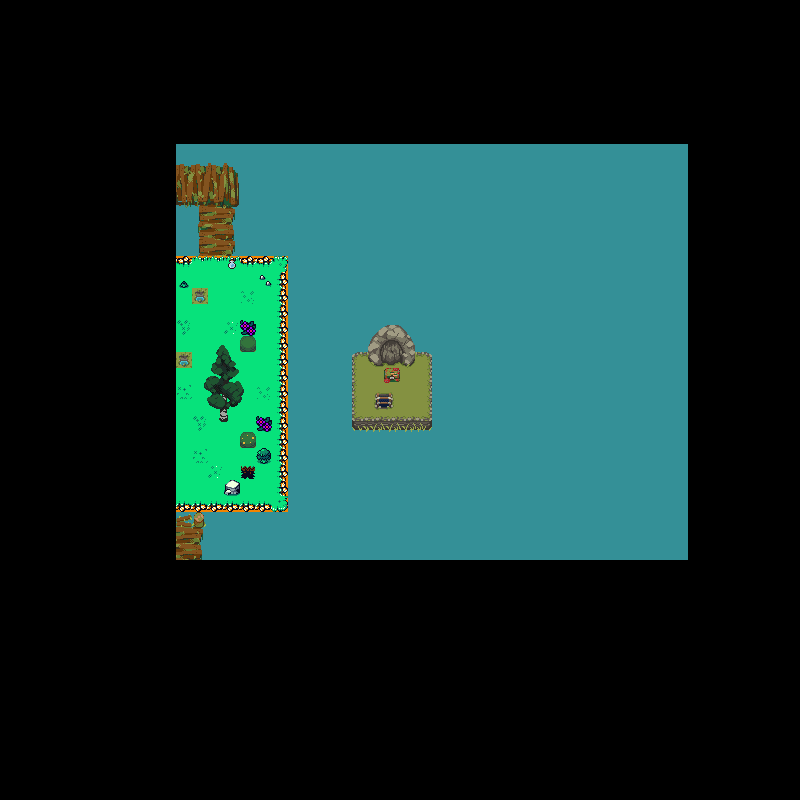

Rendered tile map (Tiled .tmx) drawn with the repository's tilesets; below, a short description and the map source with its tile grids summarised:
An orthogonal 50x50 tile map with 16x16 px tiles, 5 tile layers (background, platforms2, platforms, decorations, ...), 8 tilesets and 11 objects (9x collision, exit_dungeon_2, spawn_dungeon_2).

<map version="1.10" tiledversion="1.10.2" orientation="orthogonal" renderorder="right-down" width="50" height="50" tilewidth="16" tileheight="16" infinite="0" nextlayerid="11" nextobjectid="12">
 <tileset firstgid="1" source="tileset itens.tsx" />
 <tileset firstgid="29" source="Forest Props.tsx" />
 <tileset firstgid="1139" source="Trees.tsx" />
 <tileset firstgid="1931" source="Forest Structures.tsx" />
 <tileset firstgid="2503" name="Forest Cliff" tilewidth="16" tileheight="16" tilecount="192" columns="12">
  <image source="Forest Cliff.png" trans="000000" width="192" height="256" />
 </tileset>
 <tileset firstgid="2695" source="tilseset outside.tsx" />
 <tileset firstgid="2875" source="Water Tileset.tsx" />
 <tileset firstgid="2985" source="demonstration.tsx" />
 <layer id="5" name="background" width="50" height="50" locked="1">
  <data>[2500 cells, 832 non-empty, 1 distinct tile ids]</data>
 </layer>
 <layer id="6" name="platforms2" width="50" height="50" locked="1">
  <data>[2500 cells, 20 non-empty, 8 distinct tile ids]</data>
 </layer>
 <layer id="7" name="platforms" width="50" height="50" locked="1">
  <data>[2500 cells, 125 non-empty, 17 distinct tile ids]</data>
 </layer>
 <layer id="8" name="decorations" width="50" height="50" locked="1">
  <data>[2500 cells, 66 non-empty, 48 distinct tile ids]</data>
 </layer>
 <layer id="9" name="items" width="50" height="50" locked="1">
  <data>[2500 cells, 14 non-empty, 14 distinct tile ids]</data>
 </layer>
 <objectgroup id="10" name="Objects" locked="1">
  <object id="1" type="collision" x="351.5" y="352.167" width="4.75" height="79.25" />
  <object id="2" type="collision" x="356" y="416.292" width="76.75" height="14.75" />
  <object id="3" type="collision" x="428.125" y="350.917" width="4.875" height="65.75" />
  <object id="4" type="collision" x="411.75" y="349.917" width="16.25" height="7.5" />
  <object id="5" type="collision" x="400.75" y="357.417" width="14.25" height="8.95455" />
  <object id="6" type="collision" x="372.75" y="362.667" width="28.5" height="3.75" />
  <object id="7" type="collision" x="367.25" y="352.417" width="5.5" height="10.5" />
  <object id="8" type="collision" x="355.5" y="350.667" width="12" height="5.25" />
  <object id="9" type="collision" x="383.75" y="368.667" width="16.5" height="13.7955" />
  <object id="10" name="exit_dungeon_2" x="375.5" y="393.542" width="17" height="15.625" />
  <object id="11" name="spawn_dungeon_2" x="391.523" y="369.621">
   <point />
  </object>
 </objectgroup>
</map>
